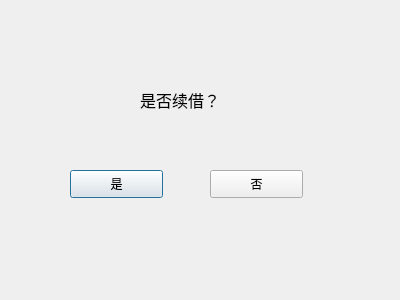
<?xml version="1.0" encoding="UTF-8"?>
<ui version="4.0">
 <class>Isrenew</class>
 <widget class="QDialog" name="Isrenew">
  <property name="geometry">
   <rect>
    <x>0</x>
    <y>0</y>
    <width>400</width>
    <height>300</height>
   </rect>
  </property>
  <property name="windowTitle">
   <string>Dialog</string>
  </property>
  <widget class="QLabel" name="label">
   <property name="geometry">
    <rect>
     <x>140</x>
     <y>80</y>
     <width>111</width>
     <height>41</height>
    </rect>
   </property>
   <property name="text">
    <string>&lt;html&gt;&lt;head/&gt;&lt;body&gt;&lt;p&gt;&lt;span style=&quot; font-size:12pt;&quot;&gt;是否续借？&lt;/span&gt;&lt;/p&gt;&lt;/body&gt;&lt;/html&gt;</string>
   </property>
  </widget>
  <widget class="QPushButton" name="pushButton">
   <property name="geometry">
    <rect>
     <x>70</x>
     <y>170</y>
     <width>93</width>
     <height>28</height>
    </rect>
   </property>
   <property name="text">
    <string>是</string>
   </property>
  </widget>
  <widget class="QPushButton" name="pushButton_2">
   <property name="geometry">
    <rect>
     <x>210</x>
     <y>170</y>
     <width>93</width>
     <height>28</height>
    </rect>
   </property>
   <property name="text">
    <string>否</string>
   </property>
  </widget>
 </widget>
 <resources/>
 <connections/>
</ui>
